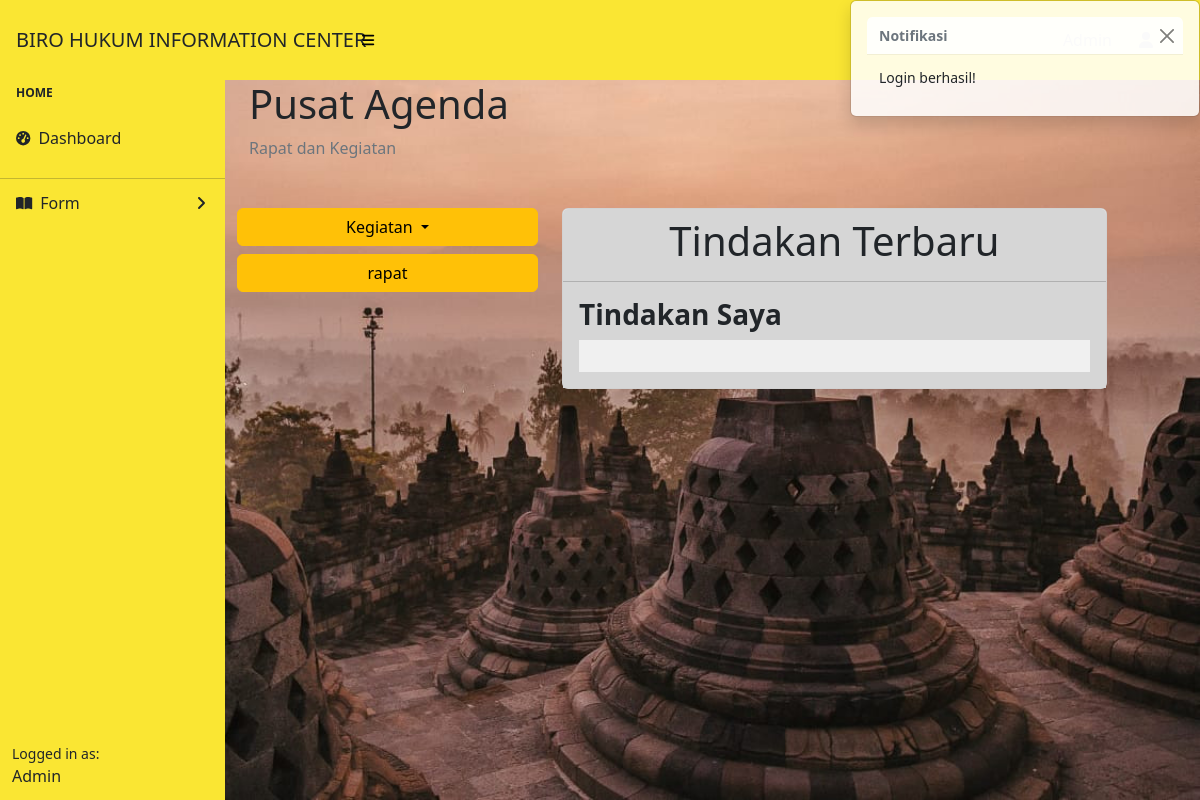
The app's page /index.php (signed in), older data.
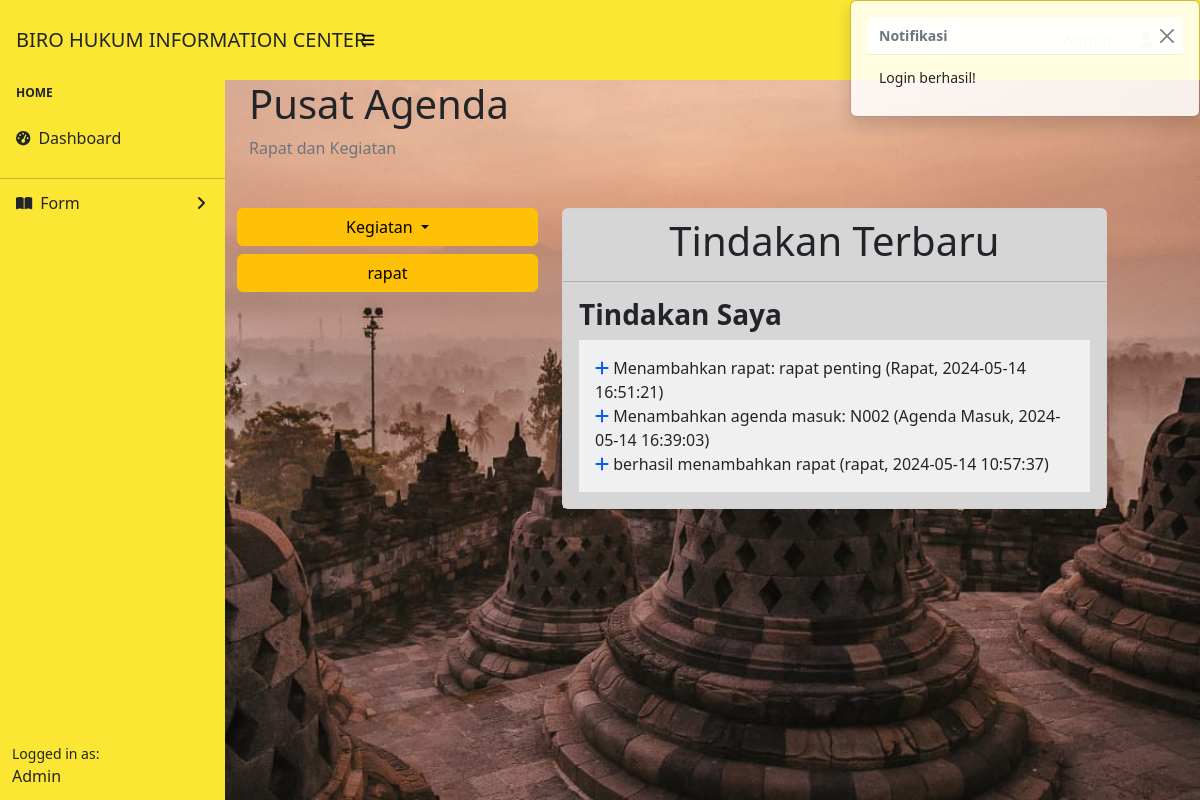
The same page, newer data.
### tables this page shows
CREATE TABLE `tindakan` (
  `id` int(11) NOT NULL,
  `jenis` varchar(50) NOT NULL,
  `deskripsi` varchar(255) NOT NULL,
  `tanggal` datetime NOT NULL
);

### features/action/function.php (called while the page is built, shortened)
<?php
if (!function_exists('getLatestActions')) {
    function getLatestActions($koneksi)
    {
        $query = "SELECT * FROM tindakan ORDER BY tanggal DESC LIMIT 5";
        $result = mysqli_query($koneksi, $query);
        $actions = [];
        while ($row = mysqli_fetch_assoc($result)) {
            $actions[] = $row;
        }
        return $actions;
    }
}

### index.php (the view, shortened to what this page needs)
<?php
include 'features/action/function.php';
$actions = getLatestActions($koneksi);
?>
<!DOCTYPE html>
<html lang="en">
<head>
    <link href="https://cdn.jsdelivr.net/npm/simple-datatables@7.1.2/dist/style.min.css" rel="stylesheet" />
    <link href="css/styles.css" rel="stylesheet" />
</head>
<body class="sb-nav-fixed ">
    <?php
    if (isset($_SESSION['pesan'])) {
        echo "
        <div class='toast show position-fixed top-0 end-0 p-3' role='alert' aria-live='assertive' aria-atomic='true' id='toast-notification' style='z-index: 9999;'>
            <div class='toast-header'>
                <strong class='me-auto'>Notifikasi</strong>
                <button type='button' class='btn-close' data-bs-dismiss='toast' aria-label='Close'></button>
            </div>
            <div class='toast-body'>
                {$_SESSION['pesan']}
            </div>
        </div>";
    }
    ?>
    <nav class="sb-topnav navbar navbar-expand navbar-dark" style="background-color: #FAE633;">
        <a class="navbar-brand ps-3 text-dark" href="index.html">BIRO HUKUM INFORMATION CENTER</a>
        <button class="btn btn-link btn-sm order-1 order-lg-0 me-4 me-lg-0" id="sidebarToggle" href="#!"><i class="fas fa-bars" style="color:black;"></i></button>
        <form class="d-none d-md-inline-block form-inline ms-auto me-0 me-md-3 my-2 my-md-0">
            <span class="text-dark text-capitalize"><?= "Admin" ?></span>
        </form>
        <ul class="navbar-nav ms-auto ms-md-0 me-3 me-lg-4">
            <li class="nav-item dropdown">
                <a class="nav-link dropdown-toggle" id="navbarDropdown" href="#" role="button" data-bs-toggle="dropdown" aria-expanded="false"><i class="fas fa-user fa-fw" style="color:black;"></i></a>
            </li>
        </ul>
    </nav>
    <section class="bg-dash">
        <div id="layoutSidenav">
            <div id="layoutSidenav_nav">
                <nav class="sb-sidenav accordion" id="sidenavAccordion" style="background-color: #FAE633;">
                    <div class="sb-sidenav-menu">
                        <div class="nav">
                            <div class="sb-sidenav-menu-heading">Home</div>
                            <a class="nav-link text-dark" href="index.php">
                                <div class="sb-nav-link-icon"><i class="fas fa-tachometer-alt"></i></div>
                                Dashboard
                            </a>
                            <hr class="mb-0">
                            <a class="nav-link collapsed text-dark" href="#" data-bs-toggle="collapse" data-bs-target="#collapseLayouts" aria-expanded="false" aria-controls="collapseLayouts">
                                <div class="sb-nav-link-icon"><i class="fa-solid fa-book-open"></i></div>
                                Form
                                <div class="sb-sidenav-collapse-arrow"><i class="fas fa-angle-down"></i></div>
                            </a>
                        </div>
                    </div>
                    <div class="sb-sidenav-footer">
                        <div class="small">Logged in as:</div>
                        Admin
                    </div>
                </nav>
            </div>
            <div id="layoutSidenav_content">
                <?php
                include 'features/action/function.php';
                $actions = getLatestActions($koneksi);
                ?>
                <main>
                    <div class=" row mx-0">
                        <div class="container-fluid px-4 mb-4">
                            <h1 class="mt-4">Pusat Agenda</h1>
                            <ol class="breadcrumb mb-4">
                                <li class="breadcrumb-item active">Rapat dan Kegiatan</li>
                            </ol>
                        </div>
                        <div class="col-4 ">
                            <div class="dropdown">
                                <button class="btn btn-warning dropdown-toggle w-100" type="button" id="dropdownMenuButton" data-bs-toggle="dropdown" aria-expanded="false">
                                    Kegiatan
                                </button>
                            </div>
                            <div class="my-2">
                                <a type="button" class="btn btn-warning w-100" href="features/rapat.php">rapat</a>
                            </div>
                        </div>
                        <div class="col-7 ">
                            <div class="card size-card mb-4">
                                <div class="card-header bg-tbl d-flex justify-content-center align-items-center">
                                    <div>
                                        <h1> Tindakan Terbaru</h1>
                                    </div>
                                </div>
                                <div class="card-body bg-tbl">
                                    <h3 class="fw-bold">
                                        Tindakan Saya
                                    </h3>
                                    <div class="bg-over">
                                        <?php foreach ($actions as $action) : ?>
                                            <div>
                                                <i class="fa-solid fa-plus" style="color: #035efc;"></i>
                                                <?= htmlspecialchars($action['deskripsi']) ?> (<?= htmlspecialchars($action['jenis']) ?>, <?= htmlspecialchars($action['tanggal']) ?>)
                                            </div>
                                        <?php endforeach; ?>
                                    </div>
                                </div>
                            </div>
                        </div>
                    </div>
                </main>
            </div>
    </section>
</body>
</html>

Row changes from the older to the newer data that the page shows:
added tindakan: deskripsi "Menambahkan rapat: rapat penting", jenis "Rapat", tanggal "2024-05-14 16:51:21"
added tindakan: deskripsi "Menambahkan agenda masuk: N002", jenis "Agenda Masuk", tanggal "2024-05-14 16:39:03"
added tindakan: deskripsi "berhasil menambahkan rapat", jenis "rapat", tanggal "2024-05-14 10:57:37"
